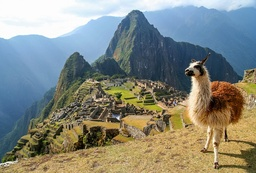
#> input picture PARCIAL-PARALELA/paisaje.jpg, 256 x 173 px, shrunk from 768 x 520 before the run
$ python pregunta2.py
#> lines starting #> are read from the running program, lines starting #| are printed output that depends on the picture
import numpy as np
from PIL import Image
import threading
import time
import random
import matplotlib.pyplot as plt

# FUNCIONES AUXILIARES

#calcula el gradiente horizontal
def calcular_Gx(I, Mh, Gx):
    m, n = I.shape
    for i in range(1, m-1):
        for j in range(1, n-1):
            P = I[i-1:i+2, j-1:j+2]
            Gx[i, j] = (P * Mh).sum()

#calcula el gradiente vertical
def calcular_Gy(I, Mv, Gy):
    m, n = I.shape
    for i in range(1, m-1):
        for j in range(1, n-1):
            P = I[i-1:i+2, j-1:j+2]
            Gy[i, j] = (P * Mv).sum()

# resalta bordes usando funcion convencional - version secuencial
def resaltarborde(I, Mh, Mv):
    m, n = I.shape
    Q = np.zeros((m, n))
    for i in range(1, m-1):
        for j in range(1, n-1):
            P = I[i-1:i+2, j-1:j+2]
            Gx = (P * Mh).sum()
            Gy = (P * Mv).sum()
            Q[i, j] = np.sqrt(Gx**2 + Gy**2)
    return Q

# resalta bordes usando hilos (Gx y Gy en paralelo)
def resaltarborde_hilos(I, Mh, Mv):
    m, n = I.shape
    Gx = np.zeros((m, n))
    Gy = np.zeros((m, n))
    h1 = threading.Thread(target=calcular_Gx, args=(I, Mh, Gx))
    h2 = threading.Thread(target=calcular_Gy, args=(I, Mv, Gy))
    h1.start();
    h2.start()
    h1.join();
    h2.join()
    Q = np.sqrt(Gx**2 + Gy**2)
    return Q

# =========================================================================================

# PROGRAMA PRINCIPAL

# numero fijo de repeticiones por tamaño
num_repeticiones = 5
print(f"\nNúmero fijo de repeticiones: {num_repeticiones}\n")

# cargar imagen base en escala de grises
imgGray = Image.open("paisaje.jpg").convert("L")
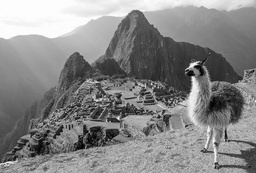
#> imgGray: PIL image 256x173 L; min 1, max 255, mean 134.2
ancho_base, alto_base = imgGray.size
#> ancho_base = 256; alto_base = 173
print(f"Tamaño original: {ancho_base}x{alto_base}")
#| Tamaño original: 256x173

# filtros de Roberts
robertH = np.array([[0.0, 0.0, 0.0],
                    [0.0, 1.0, 0.0],
                    [0.0, 0.0, -1.0]])

robertV = np.array([[0.0, 0.0, 0.0],
                    [0.0, 0.0, 1.0],
                    [0.0, -1.0, 0.0]])

# listas globales para graficar
tamaños = []
promedios_funcion = []
promedios_hilos = []

# BUCLE DE ESCALADO
aux=5 # numero de escalamientos para el analisis
for escala in range(aux):
    factor = 2 ** escala
    nuevo_ancho = int(ancho_base * factor)
    nuevo_alto = int(alto_base * factor)
    tamaños.append(nuevo_ancho * nuevo_alto)

    print(f"\nIteración de tamaño {escala+1}/aux: {nuevo_ancho}x{nuevo_alto}")

    # redimensionar imagen
    img_resized = imgGray.resize((nuevo_ancho, nuevo_alto), Image.Resampling.LANCZOS)
    imgNP = np.array(img_resized)

    tiempos_funcion = []
    tiempos_hilos = []

    for k in range(num_repeticiones):
        # metodo normal
        t0 = time.time()
        resultado_funcion = resaltarborde(imgNP, robertH, robertV)
        tf = time.time() - t0
        tiempos_funcion.append(tf)

        # metodo con hilos
        t0 = time.time()
#> (the run stopped early here; a loop or call above may not have finished)
